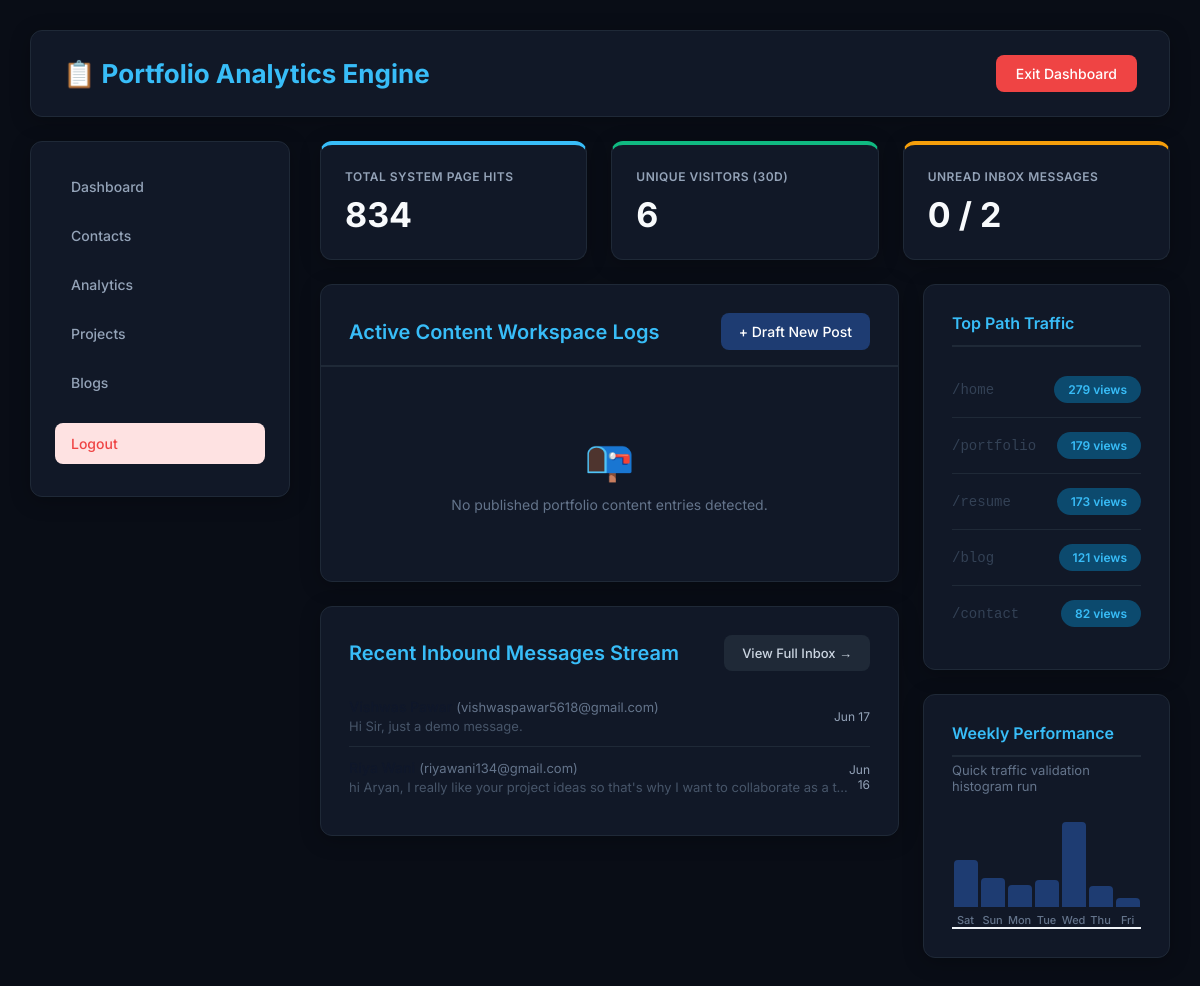
/admin-dashboard/ (signed in), run on the app's committed database.
### projects/models.py (models this page shows, shortened)
class Contact(models.Model):
    name = models.CharField(max_length=100)
    email = models.EmailField()
    subject = models.CharField(max_length=200, blank=True)
    message = models.TextField()
    created_at = models.DateTimeField(auto_now_add=True)
    is_read = models.BooleanField(default=False)
    class Meta:
        ordering = ['-created_at']

### projects/views.py (the view)
# urls.py: path('admin-dashboard/', views.admin_dashboard, name='admin_dashboard'),
@login_required(login_url='admin_login')
def admin_dashboard(request):
    posts = Post.objects.all().order_by('-created_at')[:5] # Limit to top 5 recent posts for neat space handling
    total_contacts = Contact.objects.count()
    unread_contacts = Contact.objects.filter(is_read=False).count()
    total_views = PageView.objects.count()
    thirty_days_ago = timezone.now() - timedelta(days=30)
    unique_visitors_30d = PageView.objects.filter(
        timestamp__gte=thirty_days_ago
    ).values('ip_address').distinct().count()
    recent_contacts = Contact.objects.order_by('-created_at')[:5] # Top 5 for cleaner placement space constraints
    page_views = PageView.objects.values('page').annotate(count=Count('id')).order_by('-count')
    seven_days_ago = timezone.now().date() - timedelta(days=6)
    db_metrics = (
        PageView.objects.filter(timestamp__date__gte=seven_days_ago)
        .annotate(day_bucket=TruncDay('timestamp'))
        .values('day_bucket')
        .annotate(total=Count('id'))
    )
    metrics_map = {metric['day_bucket'].date(): metric['total'] for metric in db_metrics}
    chart_labels = []
    chart_data = []
    for i in range(7):
        target_date = seven_days_ago + timedelta(days=i)
        chart_labels.append(target_date.strftime('%a'))
        chart_data.append(metrics_map.get(target_date, 0))
    context = {
        'posts': posts,
        'total_contacts': total_contacts,
        'unread_contacts': unread_contacts,
        'total_views': total_views,
        'unique_visitors_30d': unique_visitors_30d,
        'recent_contacts': recent_contacts,
        'page_views': page_views,
        'chart_labels': json.dumps(chart_labels),
        'chart_data': json.dumps(chart_data),
        'page_tab': 'dashboard', # Keeps navbar sidebar tab element highlight context active
    }
    return render(request, 'admin/dashboard.html', context)

### templates/admin/dashboard.html (shortened to what this page needs)
{% extends 'admin/admin_base.html' %}
{% block content %}
<div class="stats-grid">
    <div class="stat-card blue">
        <div class="stat-label">Total System Page Hits</div>
        <div class="stat-number">{{ total_views }}</div>
    </div>
    <div class="stat-card green">
        <div class="stat-label">Unique Visitors (30d)</div>
        <div class="stat-number">{{ unique_visitors_30d }}</div>
    </div>
    <div class="stat-card orange">
        <div class="stat-label">Unread Inbox Messages</div>
        <div class="stat-number">{{ unread_contacts }} / {{ total_contacts }}</div>
    </div>
</div>
<div class="analytics-main-grid" style="margin-top: 24px;">
    <div>
        <div class="main-panel" style="padding: 0; margin-bottom: 24px;">
            <div class="panel-top-bar" style="padding: 28px 28px 15px 28px; margin-bottom: 0;">
                <h2>Active Content Workspace Logs</h2>
                <a href="{% url 'admin_create_post' %}" class="back-btn" style="background:#1e3c72; color:#fff; text-decoration: none;">+ Draft New Post</a>
            </div>
            <div style="padding: 28px;">
                {% if posts %}
                    <div style="display: flex; flex-direction: column; gap: 16px;">
                        {% for post in posts %}
                        <div class="data-list-item" style="background: #f8fafc; padding: 20px; border-radius: 8px; border: 1px solid #e2e8f0; display: flex; justify-content: space-between; align-items: center; gap: 16px;">
                            <div>
                                <span class="badge" style="margin-bottom: 8px; display: inline-block; background-color: #e2e8f0; color: #334155;">{{ post.category|default:"Portfolio Post" }}</span>
                                <h3 style="color: #0f172a; font-size: 16px; font-weight: 600; margin: 0;">{{ post.title }}</h3>
                                <p style="font-size: 13px; color: #64748b; margin-top: 4px; margin-bottom: 0;">Status: <strong style="text-transform: capitalize;">{{ post.status }}</strong> | Published on {{ post.created_at|date:"M d, Y" }}</p>
                            </div>
                            <div class="actions-cell" style="display: flex; gap: 12px; align-items: center; white-space: nowrap;">
                                <a href="{% url 'admin_edit_post' post.id %}" class="back-btn" style="font-size: 13px; padding: 8px 14px; text-decoration: none; border: 1px solid #cbd5e1; color: #334155; background: #fff; border-radius: 6px; font-weight: 500; transition: all 0.2s;">Modify</a>
                                <form method="POST" action="{% url 'admin_delete_post' post.id %}" style="display: inline; margin: 0;" onsubmit="return confirm('Are you completely certain you want to permanently delete the post \&quot;{{ post.title }}\&quot;? This destructive action cannot be reverted.');">
                                    {% csrf_token %}
                                    <button type="submit" style="font-size: 13px; padding: 8px 14px; background: #fef2f2; border: 1px solid #fee2e2; color: #ef4444; border-radius: 6px; font-weight: 500; cursor: pointer; transition: all 0.2s;" onmouseover="this.style.background='#fee2e2'" onmouseout="this.style.background='#fef2f2'">
                                        Delete
                                    </button>
                                </form>
                            </div>
                        </div>
                        {% endfor %}
                    </div>
                {% else %}
                    <div class="no-data" style="padding: 40px 20px; text-align: center;">
                        <div style="font-size: 40px; margin-bottom: 12px;">📭</div>
                        No published portfolio content entries detected.
                    </div>
                {% endif %}
            </div>
        </div>
        <div class="panel">
            <div class="panel-top-bar" style="border-bottom: none; margin-bottom: 0; padding-bottom: 0;">
                <h2>Recent Inbound Messages Stream</h2>
                <a href="{% url 'admin_contacts' %}" class="back-btn" style="font-size: 13px; text-decoration: none;">View Full Inbox →</a>
            </div>
            <div style="margin-top: 15px;">
                {% if recent_contacts %}
                    {% for message in recent_contacts %}
                    <div class="data-list-item" style="padding: 12px 0;">
                        <div>
                            <span style="font-weight: 600; color: #0f172a;">{{ message.name }}</span>
                            <span style="color: #64748b; font-size: 13px;">({{ message.email }})</span>
                            <p style="color: #475569; font-size: 13px; margin-top: 3px; max-width: 500px; overflow: hidden; text-overflow: ellipsis; white-space: nowrap; margin-bottom: 0;">{{ message.message }}</p>
                        </div>
                        <div style="text-align: right; display: flex; align-items: center; gap: 12px;">
                            <span style="font-size: 12px; color: #94a3b8;">{{ message.created_at|date:"M d" }}</span>
                        </div>
                    </div>
                    {% endfor %}
                {% else %}
                    <div class="no-data" style="padding: 20px 0;">No communications recorded.</div>
                {% endif %}
            </div>
        </div>
    </div>
    <div>
        <div class="panel" style="margin-bottom: 24px;">
            <h2>Top Path Traffic</h2>
            <div style="margin-top: 15px;">
                {% if page_views %}
                    {% for page in page_views|slice:":5" %}
                    <div class="data-list-item">
                        <span style="font-weight: 500; color: #334155; font-family: monospace;">/{{ page.page }}</span>
                        <span class="badge">{{ page.count }} views</span>
                    </div>
                    {% endfor %}
                {% else %}
                    <div class="no-data">No activity tracking logged.</div>
                {% endif %}
            </div>
        </div>
        <div class="panel">
            <h2>Weekly Performance</h2>
            <p style="font-size: 13px; color: #64748b; margin-top: 5px; margin-bottom: 15px;">Quick traffic validation histogram run</p>
            <div style="display: flex; align-items: flex-end; justify-content: space-between; height: 120px; padding-top: 20px; border-bottom: 2px solid #f1f5f9;">
                <div id="micro-chart-container" style="display: flex; width: 100%; align-items: flex-end; justify-content: space-between;"></div>
            </div>
        </div>
    </div>
</div>
{% endblock %}

### static/css/admin-dashboard.css (style rules this page uses)
* { margin: 0; padding: 0; box-sizing: border-box; }
body { font-family: 'Inter', sans-serif; background-color: #090d16; color: #cbd5e1; min-height: 100vh; padding: 30px; }
.main-panel, .panel { background: #111827; padding: 35px; border-radius: 12px; box-shadow: 0 4px 20px rgba(0, 0, 0, 0.25); border: 1px solid #1f2937; }
.panel { padding: 28px; }
.panel h2, .panel-top-bar h2 { color: #38bdf8; font-size: 16px; font-weight: 600; border-bottom: 2px solid #1f2937; padding-bottom: 12px; }
.panel-top-bar { display: flex; justify-content: space-between; align-items: center; margin-bottom: 30px; padding-bottom: 15px; border-bottom: 2px solid #1f2937; }
.panel-top-bar h2 { border-bottom: none; padding-bottom: 0; font-size: 20px; }
.back-btn { background: #1f2937; color: #cbd5e1; border: none; padding: 10px 18px; border-radius: 8px; cursor: pointer; text-decoration: none; font-weight: 500; font-size: 14px; transition: all 0.2s ease; display: inline-flex; align-items: center; gap: 6px; }
.stats-grid { display: grid; grid-template-columns: repeat(auto-fit, minmax(240px, 1fr)); gap: 24px; margin-bottom: 24px; }
.stat-card { background: #111827; padding: 24px; border-radius: 12px; box-shadow: 0 4px 20px rgba(0, 0, 0, 0.25); border-top: 4px solid #0284c7; transition: transform 0.2s ease; border-left: 1px solid #1f2937; border-right: 1px solid #1f2937; border-bottom: 1px solid #1f2937; }
.stat-card.blue { border-top-color: #38bdf8; }
.stat-card.green { border-top-color: #10b981; }
.stat-card.orange { border-top-color: #f59e0b; }
.stat-label { color: #94a3b8; font-size: 12px; text-transform: uppercase; margin-bottom: 10px; font-weight: 600; letter-spacing: 0.5px; }
.stat-number { font-size: 34px; font-weight: 700; color: #f8fafc; }
.analytics-main-grid { display: grid; grid-template-columns: 2fr 1fr; gap: 24px; margin-bottom: 24px; }
.data-list-item { display: flex; justify-content: space-between; align-items: center; padding: 14px 0; border-bottom: 1px solid #1f2937; font-size: 14px; }
.data-list-item:last-child { border-bottom: none; }
.badge { background: #0c4a6e; color: #38bdf8; padding: 6px 14px; border-radius: 20px; font-weight: 600; font-size: 12px; }
.no-data { text-align: center; padding: 40px; color: #64748b; font-size: 14px; }

### data on the page
Contact: email "vishwaspawar5618@gmail.com", message "Hi Sir, just a demo message.", created_at "Jun 17"
Contact: email "riyawani134@gmail.com", message "hi Aryan, I really like your project ideas so that's why I want to collaborate as a t…", created_at "Jun 16"

### other printed values
{{ total_views }} "834"
{{ unique_visitors_30d }} "6"
{{ unread_contacts }} "0"
{{ total_contacts }} "2"
{{ page.page }} "home" "portfolio" "resume" "blog" "contact"
{{ page.count }} "279" "179" "173" "121" "82"
